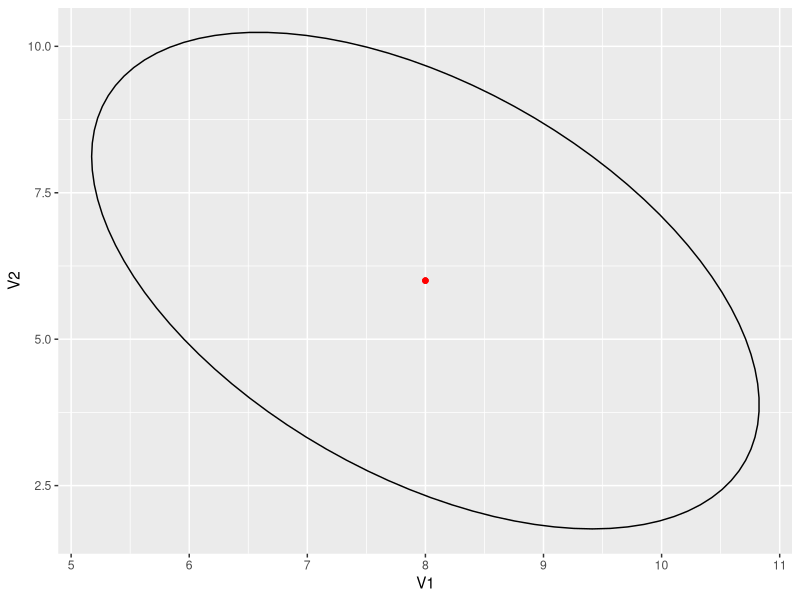

Generate this figure with R:
## ---- chunk 1
  n <- 3
  p <- 2
  X <- matrix(c(6,9,10,6,8,3), nrow = 3, byrow = T)
  X
## ---- chunk 2
  xbar <- colMeans(X)
  xbar
  S <- cov(X)
  S
  mu0 <- c(9,5)
  
  Tcuad <- n*(xbar-mu0)%*%solve(S)%*%(xbar-mu0)
  Tcuad
  
## ---- chunk 3
(n-1)*p/(n-p)*qf(0.05, p, n-p, lower.tail = F)
## ---- chunk 4
library(ggplot2)
library(ggpubr)
X_dataframe <- as.data.frame(X)
ggplot(X_dataframe, aes(V1, V2)) +
  stat_conf_ellipse()+
  geom_point(aes(x=8,y=6),colour="red")
